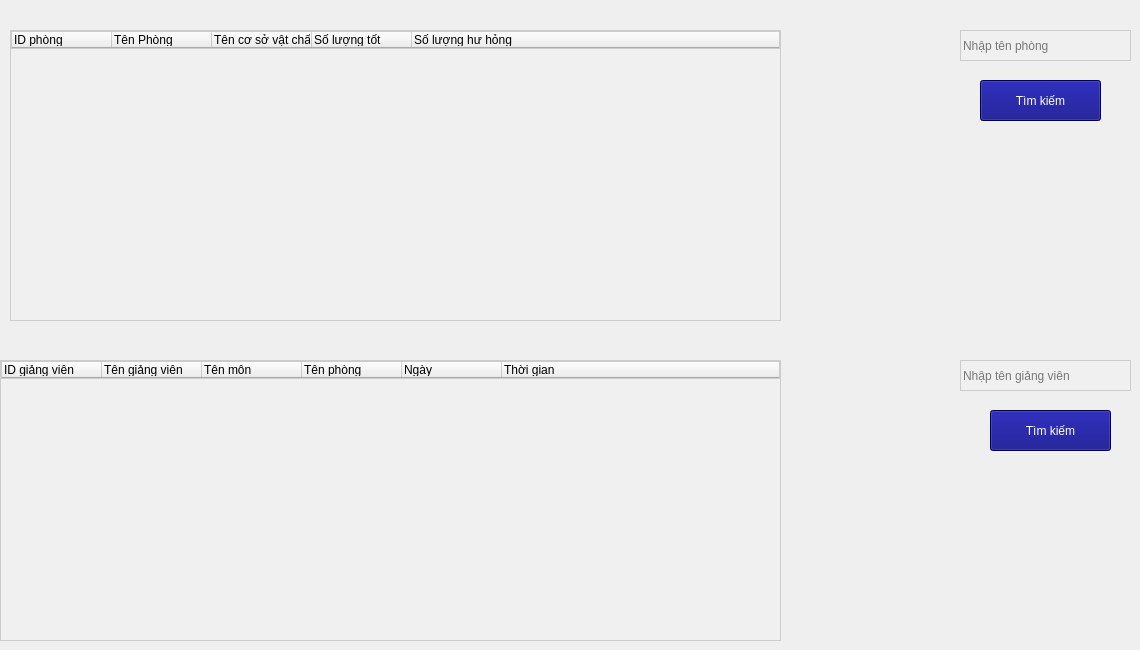
   <widget class="QWidget" name="tab_8">
    <attribute name="title">
     <string>Thống kê</string>
    </attribute>
    <widget class="QTreeWidget" name="treeWidgetThongke_Giangvien">
     <property name="geometry">
      <rect>
       <x>0</x>
       <y>360</y>
       <width>781</width>
       <height>281</height>
      </rect>
     </property>
     <property name="styleSheet">
      <string notr="true">background-color: #f0f0f0; /* Màu nền xám nhạt */
color: black; /* Màu chữ đen */
border: 1px solid #cccccc; /* Viền màu xám */</string>
     </property>
     <column>
      <property name="text">
       <string>ID giảng viên</string>
      </property>
     </column>
     <column>
      <property name="text">
       <string>Tên giảng viên</string>
      </property>
     </column>
     <column>
      <property name="text">
       <string>Tên môn</string>
      </property>
     </column>
     <column>
      <property name="text">
       <string>Tên phòng</string>
      </property>
     </column>
     <column>
      <property name="text">
       <string>Ngày</string>
      </property>
     </column>
     <column>
      <property name="text">
       <string>Thời gian</string>
      </property>
     </column>
    </widget>
    <widget class="QTreeWidget" name="treeWidgetThongKeCSVC">
     <property name="geometry">
      <rect>
       <x>10</x>
       <y>30</y>
       <width>771</width>
       <height>291</height>
      </rect>
     </property>
     <property name="styleSheet">
      <string notr="true">background-color: #f0f0f0; /* Màu nền xám nhạt */
color: black; /* Màu chữ đen */
border: 1px solid #cccccc; /* Viền màu xám */</string>
     </property>
     <column>
      <property name="text">
       <string>ID phòng</string>
      </property>
     </column>
     <column>
      <property name="text">
       <string>Tên Phòng</string>
      </property>
     </column>
     <column>
      <property name="text">
       <string>Tên cơ sở vật chất</string>
      </property>
     </column>
     <column>
      <property name="text">
       <string>Số lượng tốt</string>
      </property>
     </column>
     <column>
      <property name="text">
       <string>Số lượng hư hỏng</string>
      </property>
     </column>
    </widget>
    <widget class="QLineEdit" name="txtSearchCsvc_3">
     <property name="geometry">
      <rect>
       <x>960</x>
       <y>30</y>
       <width>171</width>
       <height>31</height>
      </rect>
     </property>
     <property name="styleSheet">
      <string notr="true">background-color: #f0f0f0; /* Màu nền xám nhạt */
color: black; /* Màu chữ đen */
border: 1px solid #cccccc; /* Viền màu xám */</string>
     </property>
     <property name="placeholderText">
      <string>Nhập tên phòng</string>
     </property>
    </widget>
    <widget class="QPushButton" name="btSearchThongkeCSVC">
     <property name="geometry">
      <rect>
       <x>980</x>
       <y>80</y>
       <width>121</width>
       <height>41</height>
      </rect>
     </property>
     <property name="styleSheet">
      <string notr="true">background-color: rgb(0, 0, 127);
color: rgb(255, 255, 255);</string>
     </property>
     <property name="text">
      <string>Tìm kiếm</string>
     </property>
    </widget>
    <widget class="QLineEdit" name="txtSearchCsvc_4">
     <property name="geometry">
      <rect>
       <x>960</x>
       <y>360</y>
       <width>171</width>
       <height>31</height>
      </rect>
     </property>
     <property name="styleSheet">
      <string notr="true">background-color: #f0f0f0; /* Màu nền xám nhạt */
color: black; /* Màu chữ đen */
border: 1px solid #cccccc; /* Viền màu xám */</string>
     </property>
     <property name="placeholderText">
      <string>Nhập tên giảng viên</string>
     </property>
    </widget>
    <widget class="QPushButton" name="btSearchThongke_Giangvien">
     <property name="geometry">
      <rect>
       <x>990</x>
       <y>410</y>
       <width>121</width>
       <height>41</height>
      </rect>
     </property>
     <property name="styleSheet">
      <string notr="true">background-color: rgb(0, 0, 127);
color: rgb(255, 255, 255);</string>
     </property>
     <property name="text">
      <string>Tìm kiếm</string>
     </property>
    </widget>
   </widget>
